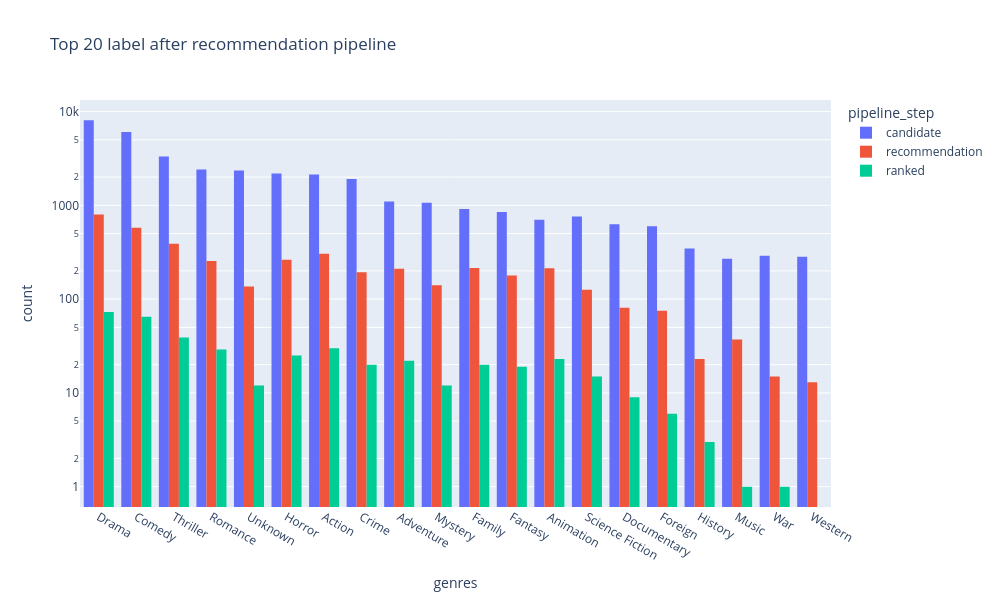

Notebook cell for this chart:
### Code cell
fig = px.histogram(
    keep_n_labels(plot_df,'genres',True,20), 
    x="genres",
    color='pipeline_step', barmode='group',log_y=True,
    height=600,
    width=1000,
    title='Top 20 label after recommendation pipeline')
fig.update_xaxes(categoryorder='total descending').show()

### Figure 1 — Plotly figure (JSON) as saved in the notebook; plotly's stock layout.template omitted (floating-point values rounded to 4 significant figures; data arrays with more than 128 entries replaced by an {"elided": "..."} marker saying what was removed)
{"data": [{"alignmentgroup": "True", "bingroup": "x", "hovertemplate": "pipeline_step=candidate<br>genres=%{x}<br>count=%{y}<extra></extra>", "legendgroup": "candidate", "marker": {"color": "#636efa", "pattern": {"shape": ""}}, "name": "candidate", "offsetgroup": "candidate", "orientation": "v", "showlegend": true, "type": "histogram", "x": {"elided": "36242 str values"}, "xaxis": "x", "yaxis": "y"}, {"alignmentgroup": "True", "bingroup": "x", "hovertemplate": "pipeline_step=recommendation<br>genres=%{x}<br>count=%{y}<extra></extra>", "legendgroup": "recommendation", "marker": {"color": "#EF553B", "pattern": {"shape": ""}}, "name": "recommendation", "offsetgroup": "recommendation", "orientation": "v", "showlegend": true, "type": "histogram", "x": {"elided": "4251 str values"}, "xaxis": "x", "yaxis": "y"}, {"alignmentgroup": "True", "bingroup": "x", "hovertemplate": "pipeline_step=ranked<br>genres=%{x}<br>count=%{y}<extra></extra>", "legendgroup": "ranked", "marker": {"color": "#00cc96", "pattern": {"shape": ""}}, "name": "ranked", "offsetgroup": "ranked", "orientation": "v", "showlegend": true, "type": "histogram", "x": {"elided": "424 str values"}, "xaxis": "x", "yaxis": "y"}], "layout": {"barmode": "group", "height": 600, "legend": {"title": {"text": "pipeline_step"}, "tracegroupgap": 0}, "title": {"text": "Top 20 label after recommendation pipeline"}, "width": 1000, "xaxis": {"anchor": "y", "categoryorder": "total descending", "domain": [0, 1], "title": {"text": "genres"}}, "yaxis": {"anchor": "x", "domain": [0, 1], "title": {"text": "count"}, "type": "log"}}}
